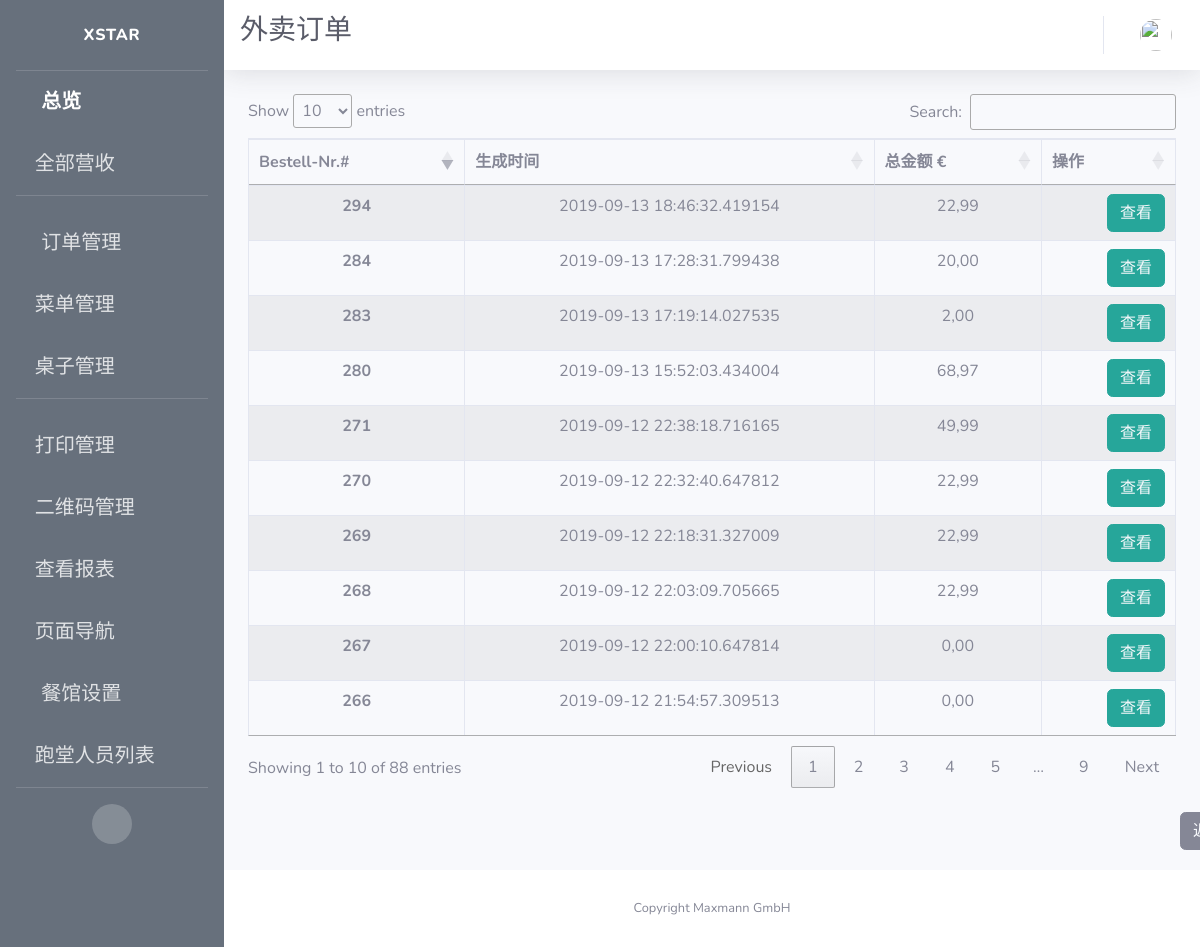
Before: /admin/takeaway/orders/all (signed in) with the older database file.
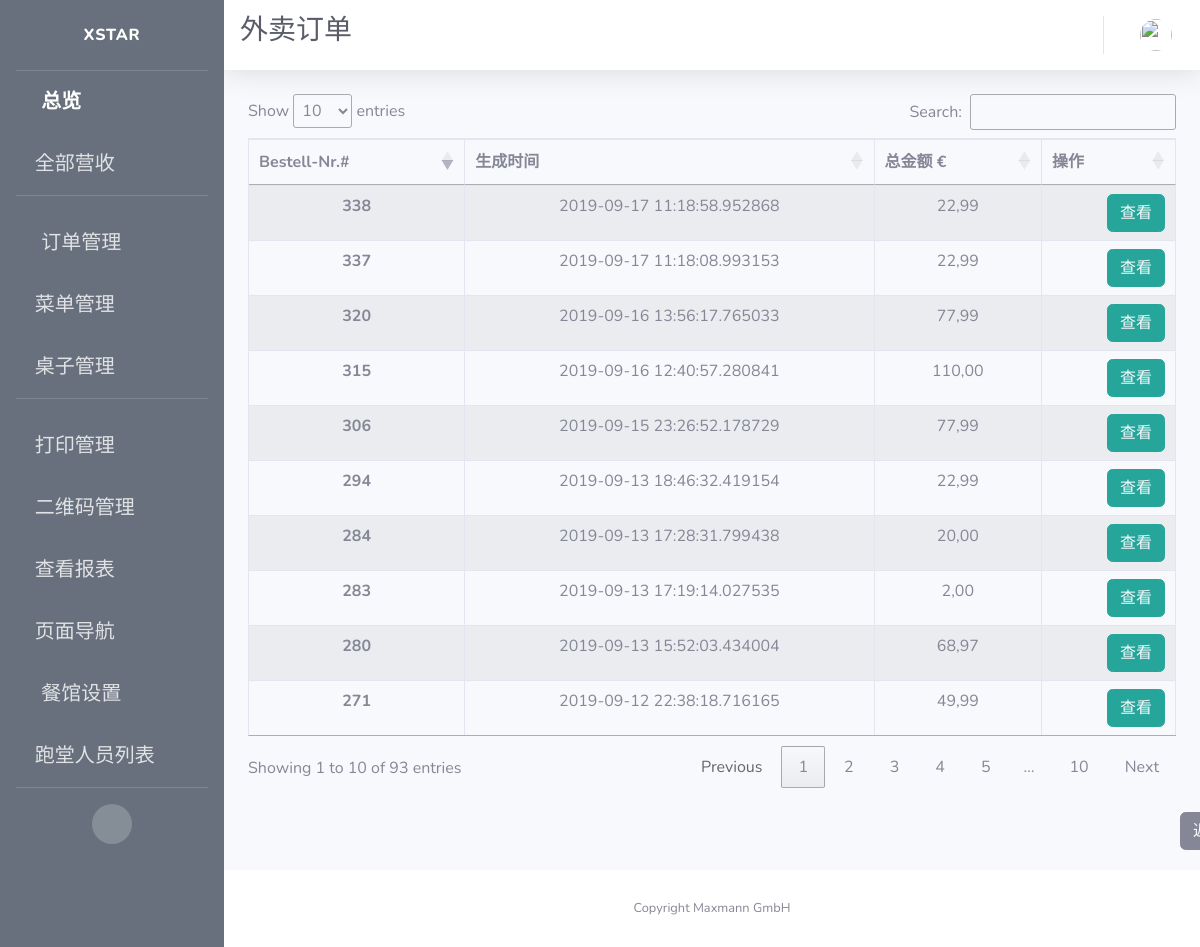
After: the same page with the newer database file.
### app/models.py (models this page shows)
class Order(db.Model):
    id = db.Column(db.Integer, primary_key=True, unique=True, index=True)
    totalPrice = db.Column(db.Float, unique=False)
    orderNumber = db.Column(db.String(200), unique=True)
    timeCreated = db.Column(db.DateTime, default=datetime.utcnow)
    isPaid = db.Column(db.Boolean, default=False)
    isReady = db.Column(db.Boolean, default=False)
    isPickedUp = db.Column(db.Boolean, default=False)
    items = db.Column(db.String(1500))
    pay_via = db.Column(db.String(100))
    type = db.Column(db.String(100))
    container = db.Column(db.String(300))
    mealPrinted = db.Column(db.Boolean, default=False)
    printed = db.Column(db.Boolean, default=False)
    settleTime = db.Column(db.DateTime)
    settleID = db.Column(db.String(500))
    table_name = db.Column(db.String(500))
    seat_number = db.Column(db.String(500))
    isCancelled = db.Column(db.Boolean(), default=False)
    isDone = db.Column(db.Boolean())
    dishes = db.Column(db.String(1500))
    discount = db.Column(db.Float, default=0.0)
    discount_rate = db.Column(db.Float, default=0.0)
    subtype = db.Column(db.String(500))
    endTotal = db.Column(db.Float, default=totalPrice)

### app/routes.py (the view)
@app.route("/admin/takeaway/orders/all")
@login_required
def all_out_orders():
    referrer = request.headers.get('Referer')
    orders = Order.query.filter(Order.type == "Out").all()
    context = dict(title=u'外卖订单',
                   orders=orders,
                   referrer=referrer,
                   company_name=company_info.get('company_name'),
                   formatter=formatter)
    return render_template('all_out_orders.html', **context)

### app/models.py (called while the page is built)
@login.user_loader
def load_user(id):
    return User.query.get(int(id))

### app/utilities.py (called while the page is built)
def formatter(number):
    if number == 0:
        number = '{:.2f}'.format(round(number, 2))
        number = number.replace(".", ",")
        return number
    number = format_decimal(round(float(number), 2), locale="de_DE")
    if len(number.split(",")) == 1:
        number = number + ",00"
        return number
    if len(number.split(",")[1]) == 1:
        number = number + "0"
        return number
    return number

### app/templates/all_out_orders.html (shortened to what this page needs)
{% extends 'base.html' %}
{% block css %}
<link rel="stylesheet" type="text/css" href="https://cdn.datatables.net/1.10.19/css/jquery.dataTables.css">
<link rel="stylesheet" type="text/css" href="https://cdnjs.cloudflare.com/ajax/libs/twitter-bootstrap/4.1.3/css/bootstrap.css">
<link rel="stylesheet" type="text/css" href="https://cdn.datatables.net/1.10.19/css/dataTables.bootstrap4.min.css">
{% endblock %}
{% block title %}
<h1 class="h3 mb-2 text-gray-800">{{ title }}</h1>
{% endblock %}
{% block content %}
<div class="row">
    <div class="col-sm-12">
        <table id="example" class="table table-striped table-bordered">
      <thead>
        <tr>
          <th scope="col">Bestell-Nr.#</th>
          <th scope="col">生成时间</th>
          <th scope="col">总金额 €</th>
          <th scope="col">操作</th>
        </tr>
      </thead>
      <tbody>
      {% for order in orders %}
        <tr id={{ order.id }}>
          <th scope="row">{{ order.id }}</th>
          <td>{{ order.timeCreated }}</td>
          <td>{{ formatter(order.totalPrice) }}</td>
          <td style="text-align:right">
            <span>
              <button type="button" class="btn btn-info" style="border-color:#26a69a; background-color:#26a69a;">
                <a href={{ url_for('takeaway_order_view', order_id=order.id) }} style="color: rgb(247, 249, 252)">
                  查看
                </a>
              </button>
            </span>
          </td>
        </tr>
      {% endfor %}
      </tbody>
    </table>
    </div>
</div>
<br>
<button type="button" class="btn btn-secondary" id="back">
  <a href="{{referrer}}" style="color: rgb(247, 249, 252)">
    返回
  </a>
</button>
{% endblock %}

Changed rows visible on the page:
no longer on this page (row unchanged): Order: id "266", timeCreated "2019-09-12 21:54:57.309513", totalPrice "0,00"
no longer on this page (row unchanged): Order: id "267", timeCreated "2019-09-12 22:00:10.647814", totalPrice "0,00"
no longer on this page (row unchanged): Order: id "268", timeCreated "2019-09-12 22:03:09.705665", totalPrice "22,99"
no longer on this page (row unchanged): Order: id "269", timeCreated "2019-09-12 22:18:31.327009", totalPrice "22,99"
no longer on this page (row unchanged): Order: id "270", timeCreated "2019-09-12 22:32:40.647812", totalPrice "22,99"
added Order: id "306", timeCreated "2019-09-15 23:26:52.178729", totalPrice "77,99"
added Order: id "315", timeCreated "2019-09-16 12:40:57.280841", totalPrice "110,00"
added Order: id "320", timeCreated "2019-09-16 13:56:17.765033", totalPrice "77,99"
added Order: id "337", timeCreated "2019-09-17 11:18:08.993153", totalPrice "22,99"
added Order: id "338", timeCreated "2019-09-17 11:18:58.952868", totalPrice "22,99"
Other visible differences:
text written by a page script: "Show entries Search: Showing 1 to 10 of 88 entries Previous 1 2 3 4 5 … 9 Next" → "Show entries Search: Showing 1 to 10 of 93 entries Previous 1 2 3 4 5 … 10 Next"
